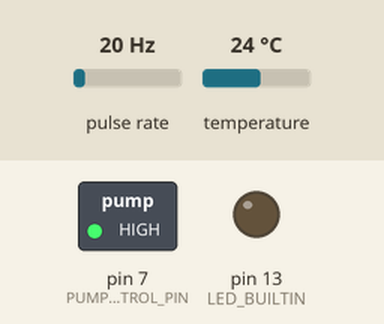
The sketch below on a simulated Arduino Uno, built with avr-gcc and run on an emulated ATmega328P. Shown: switched loads named in the sketch (green lamp = pin HIGH), output pins drawn as LEDs (lit = HIGH). Wiring (inferred from the names in the program): pulse sensor: data pin 3. The inputs (shaded band) are chosen by the test bench; at power-on: pulse rate 20 Hz, temperature 24 °C.

Above: at 0.1 s.
At 3.8 s:
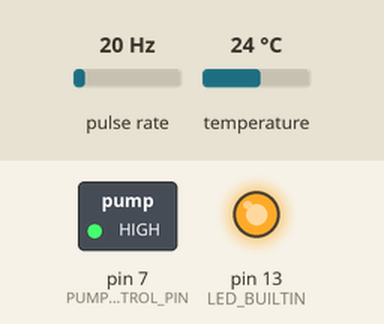
At 4.6 s:
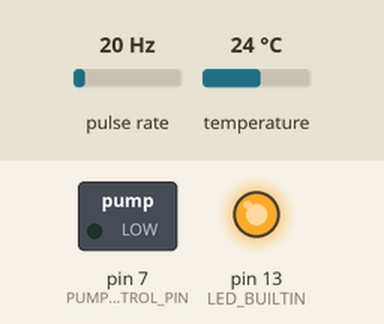
Timing chart, 0 to 6.1 s (numbered marks = the images above):
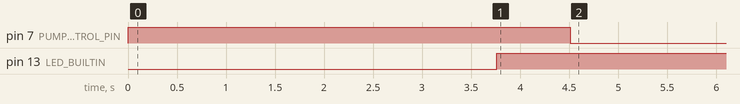

The sketch:

water_heater.ino
```cpp
#include <DS18B20.h>

#define FLOW_SENSOR_PIN 3
#define TEMPERATURE_SENSOR_PIN 4
#define PUMP_CONTROL_PIN 7
#define MAX_FLOW = 100;

const float max_flow_millis = 40;
const float max_temp = 48;

unsigned long last_seen_flow, pre_last_seen_flow = 0;
float water_flow = 0;
float current_temp;
bool light = true;
DS18B20 ds(4);
uint8_t address[8];

void setup() {
//  Serial.begin(9600);
  pinMode(LED_BUILTIN, OUTPUT);
  pinMode(FLOW_SENSOR_PIN, INPUT_PULLUP);
  pinMode(TEMPERATURE_SENSOR_PIN, INPUT);
  pinMode(PUMP_CONTROL_PIN, OUTPUT);
  digitalWrite(PUMP_CONTROL_PIN, HIGH);
  digitalWrite(FLOW_SENSOR_PIN, HIGH);

  ds.getAddress(address);
  ds.select(address);
  attachInterrupt(digitalPinToInterrupt(FLOW_SENSOR_PIN), flow_interrupt, FALLING);
}

void loop() {
  if (millis() - last_seen_flow > 2000) {
    water_flow = 0;
    last_seen_flow = 0;
    pre_last_seen_flow = 0;
  } else {
    if (last_seen_flow != 0 && pre_last_seen_flow !=0) {
      water_flow = max_flow_millis / (last_seen_flow - pre_last_seen_flow);
    } else {
      water_flow = 0;
    }

  }
  if (water_flow > 0) {
    digitalWrite(LED_BUILTIN, HIGH);
  } else {
    digitalWrite(LED_BUILTIN, LOW);
  }

//  Serial.println(water_flow);

  current_temp = ds.getTempC();
  if (water_flow > 0 && current_temp < max_temp) {
    digitalWrite(PUMP_CONTROL_PIN, LOW);
  } else {
    digitalWrite(PUMP_CONTROL_PIN, HIGH);
    if(water_flow < 0.1 ){
      delay(3000);
    }
  }
}

void flow_interrupt() {
  pre_last_seen_flow = last_seen_flow;
  last_seen_flow = millis();
  light = !light;
//  digitalWrite(LED_BUILTIN, light);
}
```

Measured:
- by itself, pin 7 (PUMP_CONTROL_PIN): HIGH → LOW at 4.5 s
- by itself, pin 13 (LED_BUILTIN): LOW → HIGH at 3.8 s
